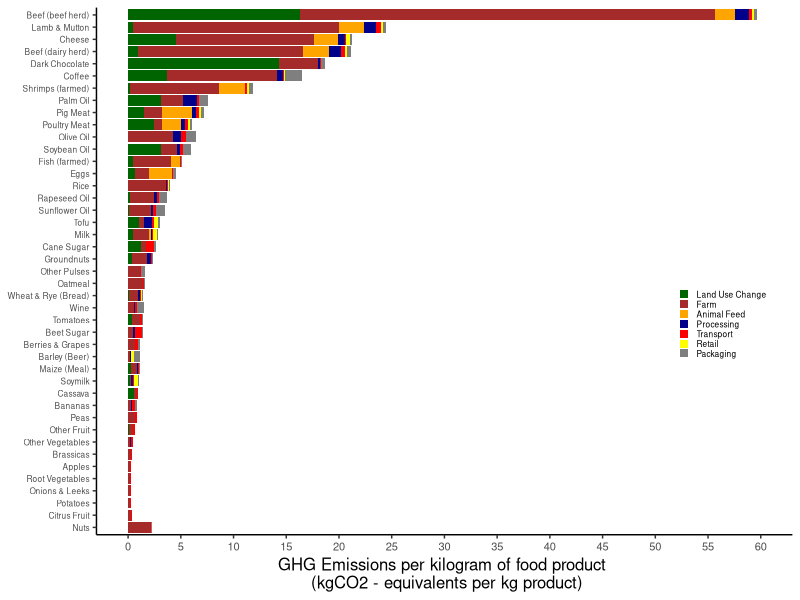
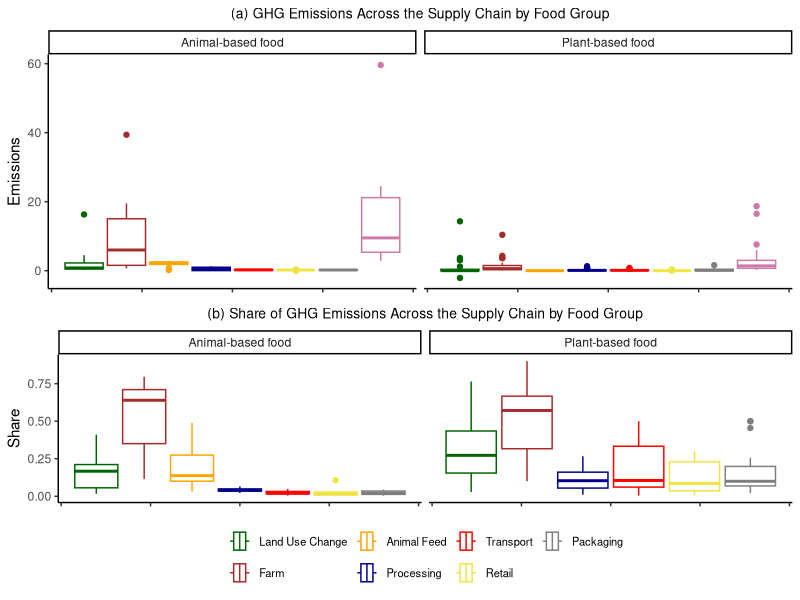
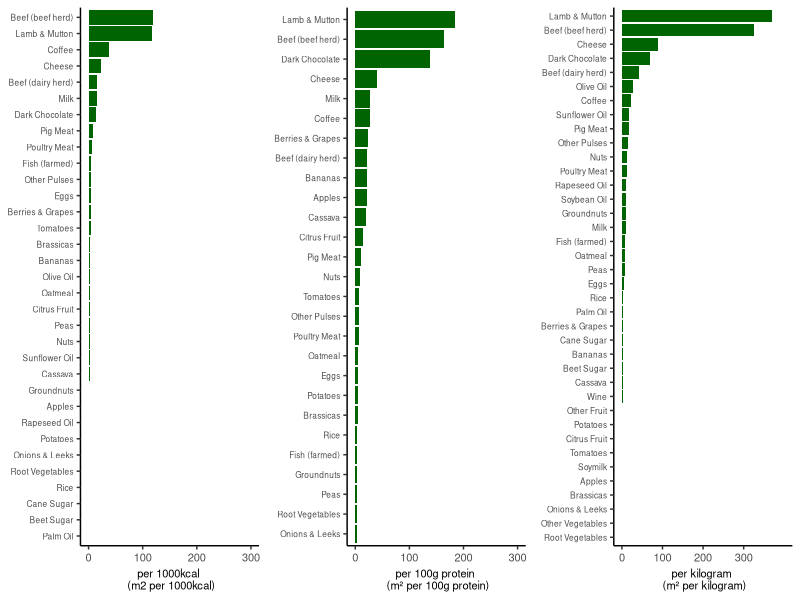
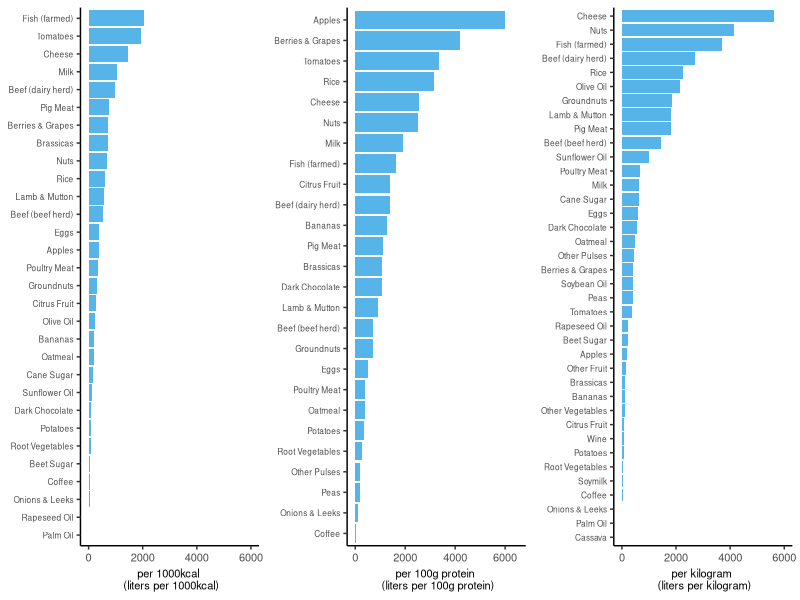
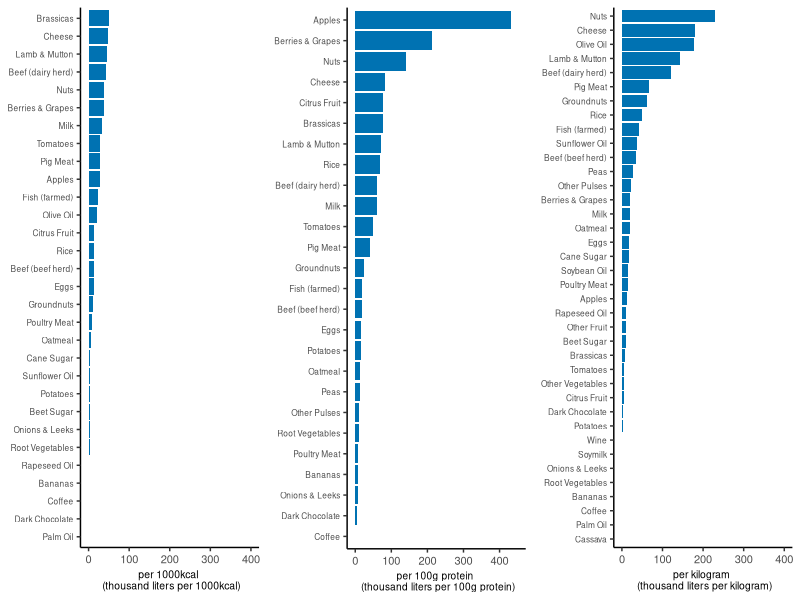
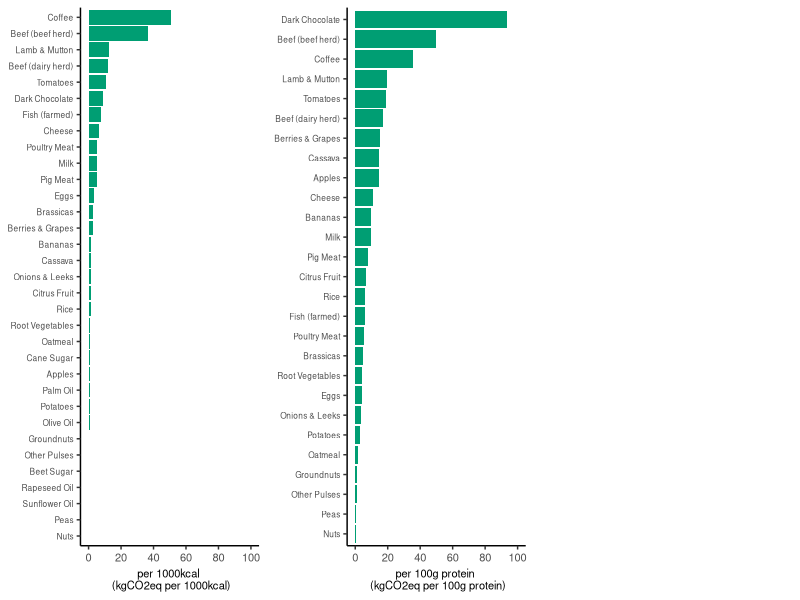
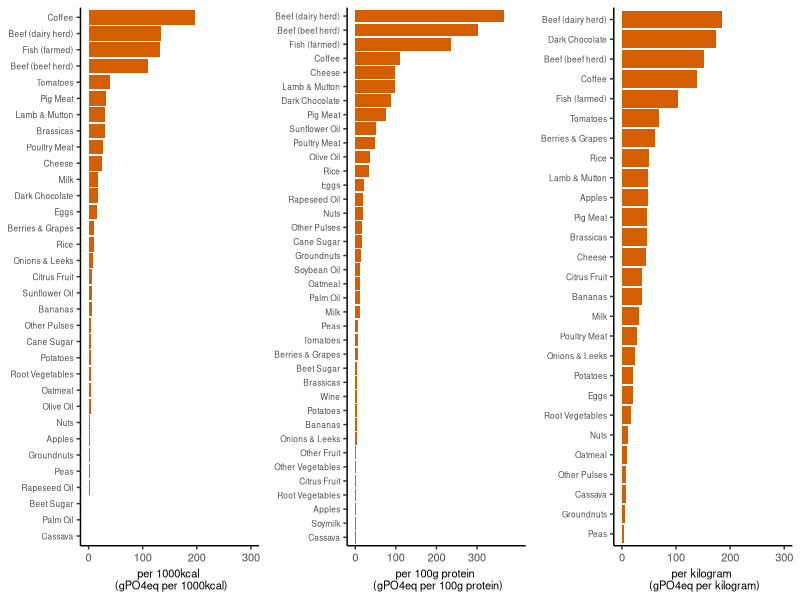

Write the R code that produced these figures, in order.
## ---- chunk 1
knitr::opts_chunk$set(echo = F, 
                      message = FALSE,
                      warning = FALSE, 
                      out.width="\\textwidth",
                      fig.align="center")
library(tidyverse)
library(readr)
#library(cowplot)
## ---- chunk 2
Food_Production <- read_csv("Food_Production.csv", show_col_types = F)
## ---- chunk 3
Food_Production_Emissions <- Food_Production %>%
  select(`Food product`:`Retail`) %>%
  gather(`Land use change`:`Retail`, key = "Group", val = "Emissions")

data_food_production <- Food_Production %>% 
  arrange(`Total_emissions`) %>%
  select(`Food product`, `Total_emissions`) %>%
  mutate(rank = rank(`Total_emissions`))

Food_Production_Emissions$`Food product` <- factor(Food_Production_Emissions$`Food product`, levels=data_food_production$`Food product`)
Food_Production_Emissions <- Food_Production_Emissions %>%
  mutate(Group_2 = case_when(
    Group == "Land use change" ~ "1", 
    Group == "Farm" ~ "2", 
    Group == "Animal Feed" ~ "3", 
    Group == "Processing" ~ "4", 
    Group == "Transport" ~ "5", 
    Group == "Retail" ~ "6",
    TRUE ~ "7"
  ))

Food_Production_Emissions$Group_2 <- factor(Food_Production_Emissions$Group_2, ordered = F, 
                                          levels = c("7", "6", "5", "4", "3", "2", "1"))

ggplot(Food_Production_Emissions, 
         aes(x = `Food product`, y = `Emissions`, fill = Group_2)) + 
  geom_bar(stat = "identity") +
  coord_flip() + 
  theme_classic() + 
  labs(y = "GHG Emissions per kilogram of food product \n (kgCO2 - equivalents per kg product)") +
  scale_y_continuous(limits = c(0, 60), breaks = seq(0, 60, 5)) +
  theme(legend.title=element_blank(), legend.position = c(0.9, 0.4),
        legend.key.size = unit(0.25, 'cm'),
        axis.title.x = element_text(size = 12),
        axis.title.y = element_blank(),
        axis.text.y = element_text(size = 6),
        axis.text.x = element_text(size = 8), 
        legend.text = element_text(size = 6)) + 
  scale_fill_manual(values= c("dark green","brown", "orange", "dark blue",  "red", "yellow", "grey50"),
    breaks=c("1", "2", "3", "4", "5", "6", "7"),
    labels=c("Land Use Change", "Farm", "Animal Feed", "Processing", "Transport", "Retail", "Packaging"))

## ---- chunk 4
Food_Production_Emissions_2 <- Food_Production %>%
  select(`Food product`:`Retail`) %>%
  mutate(`Total Emissions` = `Land use change` + `Animal Feed` + Farm + Processing + Transport + Packging + Retail) %>%
  mutate(`% Land Use Change` = `Land use change`/`Total Emissions`,
         `% Animal Feed` = `Animal Feed`/`Total Emissions`,
         `% Farm` = `Farm`/`Total Emissions`,
         `% Processing` = `Processing`/`Total Emissions`,
         `% Transport` = `Transport`/`Total Emissions`,
         `% Packaging` = `Packging`/`Total Emissions`,
         `% Retail` = `Retail`/`Total Emissions`) %>%
  mutate(`Food Group` = case_when(
           `Food product` == "Beef (beef herd)" ~ "Animal-based food",
           `Food product` == "Beef (dairy herd)" ~ "Animal-based food",
           `Food product` == "Lamb & Mutton" ~ "Animal-based food",
           `Food product` == "Pig Meat" ~ "Animal-based food",
           `Food product` == "Poultry Meat" ~ "Animal-based food",
           `Food product` == "Milk" ~ "Animal-based food",
           `Food product` == "Cheese" ~ "Animal-based food",
           `Food product` == "Eggs" ~ "Animal-based food",
           `Food product` == "Fish (farmed)" ~ "Animal-based food",
           `Food product` == "Shrimps (farmed)" ~ "Animal-based food",
           TRUE ~ "Plant-based food"
         ))
## ---- chunk 5
Food_Production_Emissions <- Food_Production_Emissions_2 %>%
  select(`Land use change`:`Total Emissions`,`Food Group`) %>%
  gather(`Land use change`:`Total Emissions`, key = "Group", value = "Emissions")

Food_Production_Emissions <- Food_Production_Emissions %>%
  mutate(Group_2 = case_when(
    Group == "Land use change" ~ "1", 
    Group == "Farm" ~ "2", 
    Group == "Animal Feed" ~ "3", 
    Group == "Processing" ~ "4", 
    Group == "Transport" ~ "5", 
    Group == "Retail" ~ "6",
    Group == "Packging" ~ "7", 
    Group == "Total Emissions" ~ "8"
  ))

Food_Production_Emissions$Group_2 <- factor(Food_Production_Emissions$Group_2, ordered = F, 
                                              levels = c("1", "2", "3", "4", "5", "6", "7", "8"))

p1 <- Food_Production_Emissions %>%
  ggplot(aes(Emissions, group = Group_2, col = Group_2)) +
  geom_boxplot() + 
  coord_flip() +
  labs(x = "Emissions", title = "(a) GHG Emissions Across the Supply Chain by Food Group") + 
  theme_classic() + 
  theme(axis.title.x = element_blank(), axis.text.x = element_blank(), legend.position = "none", 
        legend.title = element_blank(), plot.title = element_text(hjust = 0.5, size = 10)) + 
  scale_color_manual(values= c("dark green","brown", "orange", "dark blue",  "red", "#F0E442", "grey50", "#CC79A7"),
                    breaks=c("1", "2", "3", "4", "5", "6", "7", "8"),
                    labels=c("Land Use Change", "Farm", "Animal Feed", "Processing", "Transport", "Retail", "Packaging", "Total Emissions")) + 
  facet_wrap(~`Food Group`, ncol = 2)
## ---- chunk 6
Food_Production_Emissions_2 <- Food_Production_Emissions_2 %>%
  select(`% Land Use Change`:`Food Group`) %>%
  gather(`% Land Use Change`:`% Retail`, key = "Share", value = "Percentage") %>%
  filter(Percentage < 1 & Percentage > 0) 

Food_Production_Emissions_2 <- Food_Production_Emissions_2 %>%
  mutate(Group_2 = case_when(
    Share == "% Land Use Change" ~ "1", 
    Share == "% Farm" ~ "2", 
    Share == "% Animal Feed" ~ "3", 
    Share == "% Processing" ~ "4", 
    Share == "% Transport" ~ "5", 
    Share == "% Retail" ~ "6",
    TRUE ~ "7"
  ))

Food_Production_Emissions_2$Group_2 <- factor(Food_Production_Emissions_2$Group_2, ordered = F, 
                                              levels = c("1", "2", "3", "4", "5", "6", "7"))

p2 <- Food_Production_Emissions_2 %>%
  ggplot(aes(Percentage, group = Group_2, col = Group_2)) +
  geom_boxplot() + 
  coord_flip() +
  labs(x = "Share", title = "(b) Share of GHG Emissions Across the Supply Chain by Food Group") + 
  theme_classic() + 
  theme(axis.title.x = element_blank(), axis.text.x = element_blank(), legend.position = "bottom", 
        legend.title = element_blank(),legend.text = element_text(size = 8), 
        plot.title = element_text(hjust = 0.5, size = 10)) + 
  scale_color_manual(values= c("dark green","brown", "orange", "dark blue",  "red", "#F0E442", "grey50", "#CC79A7"),
                    breaks=c("1", "2", "3", "4", "5", "6", "7", "8"),
                    labels=c("Land Use Change", "Farm", "Animal Feed", "Processing", "Transport", "Retail", "Packaging", "Total Emissions")) + 
  facet_wrap(~`Food Group`, ncol = 2)

gridExtra::grid.arrange(p1, p2, ncol=1)
## ---- chunk 7
p1 <- Food_Production %>%
  select(`Food product`, `Land use per 1000kcal (m2 per 1000kcal)`) %>%
  filter(!is.na(`Land use per 1000kcal (m2 per 1000kcal)`)) %>%
  ggplot(aes(fct_reorder(`Food product`,`Land use per 1000kcal (m2 per 1000kcal)`), `Land use per 1000kcal (m2 per 1000kcal)`)) +
  geom_col(fill = "dark green") +
  coord_flip() + 
  labs(x = "Food Product", y = "per 1000kcal \n (m2 per 1000kcal)") +
  theme_classic() + 
  scale_y_continuous(limits = c(0, 300), breaks = seq(0, 300, 100)) +
  theme(axis.title.x = element_text(size = 8),
        axis.title.y = element_blank(),
        axis.text.y = element_text(size = 6),
        axis.text.x = element_text(size = 8),
        )

p2 <- Food_Production %>%
  select(`Food product`, `Land use per 100g protein (m2 per 100g protein)`) %>%
  filter(!is.na(`Land use per 100g protein (m2 per 100g protein)`)) %>%
  ggplot(aes(reorder(`Food product`,`Land use per 100g protein (m2 per 100g protein)`), `Land use per 100g protein (m2 per 100g protein)`)) +
  geom_col(fill = "dark green") +
  coord_flip() + 
  labs(x = "Food Product", y = "per 100g protein \n (m² per 100g protein)") +
  theme_classic() + 
  scale_y_continuous(limits = c(0, 300), breaks = seq(0, 300, 100)) +
  theme(axis.title.x = element_text(size = 8),
        axis.title.y = element_blank(),
        axis.text.y = element_text(size = 6),
        axis.text.x = element_text(size = 8),
        )

p3 <- Food_Production %>%
  select(`Food product`, `Land use per kilogram (m2 per kilogram)`) %>%
  filter(!is.na(`Land use per kilogram (m2 per kilogram)`)) %>%
  ggplot(aes(reorder(`Food product`,`Land use per kilogram (m2 per kilogram)`), `Land use per kilogram (m2 per kilogram)`)) +
  geom_col(fill = "dark green") +
  coord_flip() + 
  labs(x = "Food Product", y = "per kilogram \n (m² per kilogram)") +
  theme_classic() + 
  scale_y_continuous(limits = c(0, 400), breaks = seq(0, 300, 100)) +
  theme(axis.title.x = element_text(size = 8),
        axis.title.y = element_blank(),
        axis.text.y = element_text(size = 6),
        axis.text.x = element_text(size = 8),
        )

gridExtra::grid.arrange(p1, p2, p3, ncol=3)
## ---- chunk 8
p1 <- Food_Production %>%
  select(`Food product`, `Freshwater withdrawals per 1000kcal (liters per 1000kcal)`) %>%
  filter(!is.na(`Freshwater withdrawals per 1000kcal (liters per 1000kcal)`)) %>%
  ggplot(aes(fct_reorder(`Food product`,`Freshwater withdrawals per 1000kcal (liters per 1000kcal)`), `Freshwater withdrawals per 1000kcal (liters per 1000kcal)`)) +
  geom_col(fill = "#56B4E9") +
  coord_flip() + 
  labs(x = "Food Product", y = "per 1000kcal \n (liters per 1000kcal)") +
  theme_classic() + 
  scale_y_continuous(limits = c(0, 6000), breaks = seq(0, 6000, 2000)) +
  theme(axis.title.x = element_text(size = 8),
        axis.title.y = element_blank(),
        axis.text.y = element_text(size = 6),
        axis.text.x = element_text(size = 8),
        )

p2 <- Food_Production %>%
  select(`Food product`, `Freshwater withdrawals per 100g protein (liters per 100g protein)`) %>%
  filter(!is.na(`Freshwater withdrawals per 100g protein (liters per 100g protein)`)) %>%
  ggplot(aes(reorder(`Food product`,`Freshwater withdrawals per 100g protein (liters per 100g protein)`), `Freshwater withdrawals per 100g protein (liters per 100g protein)`)) +
  geom_col(fill = "#56B4E9") +
  coord_flip() + 
  labs(x = "Food Product", y = "per 100g protein \n (liters per 100g protein)") +
  theme_classic() + 
  scale_y_continuous(limits = c(0, 6500), breaks = seq(0, 6000, 2000)) +
  theme(axis.title.x = element_text(size = 8),
        axis.title.y = element_blank(),
        axis.text.y = element_text(size = 6),
        axis.text.x = element_text(size = 8),
        )

p3 <- Food_Production %>%
  select(`Food product`, `Freshwater withdrawals per kilogram (liters per kilogram)`) %>%
  filter(!is.na(`Freshwater withdrawals per kilogram (liters per kilogram)`)) %>%
  ggplot(aes(reorder(`Food product`,`Freshwater withdrawals per kilogram (liters per kilogram)`), `Freshwater withdrawals per kilogram (liters per kilogram)`)) +
  geom_col(fill = "#56B4E9") +
  coord_flip() + 
  labs(x = "Food Product", y = "per kilogram \n (liters per kilogram)") +
  theme_classic() + 
  scale_y_continuous(limits = c(0, 6000), breaks = seq(0, 6000, 2000)) +
  theme(axis.title.x = element_text(size = 8),
        axis.title.y = element_blank(),
        axis.text.y = element_text(size = 6),
        axis.text.x = element_text(size = 8),
        )

gridExtra::grid.arrange(p1, p2, p3, ncol=3)
## ---- chunk 9
p1 <- Food_Production %>%
  select(`Food product`, `Scarcity-weighted water use per 1000kcal (liters per 1000 kilocalories)`) %>%
  mutate(`Scarcity-weighted water use per 1000kcal (liters per 1000 kilocalories)`=`Scarcity-weighted water use per 1000kcal (liters per 1000 kilocalories)`/1000) %>%
  filter(!is.na(`Scarcity-weighted water use per 1000kcal (liters per 1000 kilocalories)`)) %>%
  ggplot(aes(fct_reorder(`Food product`,`Scarcity-weighted water use per 1000kcal (liters per 1000 kilocalories)`), `Scarcity-weighted water use per 1000kcal (liters per 1000 kilocalories)`)) +
  geom_col(fill = "#0072B2") +
  coord_flip() + 
  labs(x = "Food Product", y = "per 1000kcal \n (thousand liters per 1000kcal)") +
  theme_classic() + 
  scale_y_continuous(limits = c(0, 400), breaks = seq(0, 400, 100)) +
  theme(axis.title.x = element_text(size = 7.5),
        axis.title.y = element_blank(),
        axis.text.y = element_text(size = 6),
        axis.text.x = element_text(size = 8),
        )

p2 <- Food_Production %>%
  select(`Food product`, `Scarcity-weighted water use per 100g protein (liters per 100g protein)`) %>%
  mutate(`Scarcity-weighted water use per 100g protein (liters per 100g protein)`=`Scarcity-weighted water use per 100g protein (liters per 100g protein)`/10^3) %>%
  filter(!is.na(`Scarcity-weighted water use per 100g protein (liters per 100g protein)`)) %>%
  ggplot(aes(reorder(`Food product`,`Scarcity-weighted water use per 100g protein (liters per 100g protein)`), `Scarcity-weighted water use per 100g protein (liters per 100g protein)`)) +
  geom_col(fill = "#0072B2") +
  coord_flip() + 
  labs(x = "Food Product", y = "per 100g protein \n (thousand liters per 100g protein)") +
  theme_classic() + 
  scale_y_continuous(limits = c(0, 450), breaks = seq(0, 400, 100)) +
  theme(axis.title.x = element_text(size = 7.3),
        axis.title.y = element_blank(),
        axis.text.y = element_text(size = 6),
        axis.text.x = element_text(size = 8),
        )

p3 <- Food_Production %>%
  select(`Food product`, `Scarcity-weighted water use per kilogram (liters per kilogram)`) %>%
  mutate(`Scarcity-weighted water use per kilogram (liters per kilogram)` = `Scarcity-weighted water use per kilogram (liters per kilogram)`/1000) %>%
  filter(!is.na(`Scarcity-weighted water use per kilogram (liters per kilogram)`)) %>%
  ggplot(aes(reorder(`Food product`,`Scarcity-weighted water use per kilogram (liters per kilogram)`), `Scarcity-weighted water use per kilogram (liters per kilogram)`)) +
  geom_col(fill = "#0072B2") +
  coord_flip() + 
  labs(x = "Food Product", y = "per kilogram \n (thousand liters per kilogram)") +
  theme_classic() + 
  scale_y_continuous(limits = c(0, 400), breaks = seq(0, 400, 100)) +
  theme(axis.title.x = element_text(size = 7.5),
        axis.title.y = element_blank(),
        axis.text.y = element_text(size = 6),
        axis.text.x = element_text(size = 8),
        )

gridExtra::grid.arrange(p1, p2, p3, ncol=3)
## ---- chunk 10
p1 <- Food_Production %>%
  select(`Food product`, `Greenhouse gas emissions per 1000kcal (kgCO2eq per 1000kcal)`) %>%
  filter(!is.na(`Greenhouse gas emissions per 1000kcal (kgCO2eq per 1000kcal)`)) %>%
  ggplot(aes(fct_reorder(`Food product`,`Greenhouse gas emissions per 1000kcal (kgCO2eq per 1000kcal)`), `Greenhouse gas emissions per 1000kcal (kgCO2eq per 1000kcal)`)) +
  geom_col(fill = "#009E73") +
  coord_flip() + 
  labs(x = "Food Product", y = "per 1000kcal \n (kgCO2eq per 1000kcal)") +
  theme_classic() + 
  scale_y_continuous(limits = c(0, 100), breaks = seq(0, 100, 20)) +
  theme(axis.title.x = element_text(size = 8),
        axis.title.y = element_blank(),
        axis.text.y = element_text(size = 6),
        axis.text.x = element_text(size = 8),
        )

p2 <- Food_Production %>%
  select(`Food product`, `Greenhouse gas emissions per 100g protein (kgCO2eq per 100g protein)`) %>%
  filter(!is.na(`Greenhouse gas emissions per 100g protein (kgCO2eq per 100g protein)`)) %>%
  ggplot(aes(reorder(`Food product`,`Greenhouse gas emissions per 100g protein (kgCO2eq per 100g protein)`), `Greenhouse gas emissions per 100g protein (kgCO2eq per 100g protein)`)) +
  geom_col(fill = "#009E73") +
  coord_flip() + 
  labs(x = "Food Product", y = "per 100g protein \n (kgCO2eq per 100g protein)") +
  theme_classic() + 
  scale_y_continuous(limits = c(0, 100), breaks = seq(0, 100, 20)) +
  theme(axis.title.x = element_text(size = 8),
        axis.title.y = element_blank(),
        axis.text.y = element_text(size = 6),
        axis.text.x = element_text(size = 8),
        )

gridExtra::grid.arrange(p1, p2, ncol=3)
## ---- chunk 11
p1 <- Food_Production %>%
  select(`Food product`, `Eutrophying emissions per 1000kcal (gPO4eq per 1000kcal)`) %>%
  filter(!is.na(`Eutrophying emissions per 1000kcal (gPO4eq per 1000kcal)`)) %>%
  ggplot(aes(fct_reorder(`Food product`,`Eutrophying emissions per 1000kcal (gPO4eq per 1000kcal)`), `Eutrophying emissions per 1000kcal (gPO4eq per 1000kcal)`)) +
  geom_col(fill = "#D55E00") +
  coord_flip() + 
  labs(x = "Food Product", y = "per 1000kcal \n (gPO4eq per 1000kcal)") +
  theme_classic() + 
  scale_y_continuous(limits = c(0, 300), breaks = seq(0, 300, 100)) +
  theme(axis.title.x = element_text(size = 8),
        axis.title.y = element_blank(),
        axis.text.y = element_text(size = 6),
        axis.text.x = element_text(size = 8),
        )

p2 <- Food_Production %>%
  select(`Food product`, `Eutrophying emissions per kilogram (gPO4eq per kilogram)`) %>%
  filter(!is.na(`Eutrophying emissions per kilogram (gPO4eq per kilogram)`)) %>%
  ggplot(aes(reorder(`Food product`,`Eutrophying emissions per kilogram (gPO4eq per kilogram)`), `Eutrophying emissions per kilogram (gPO4eq per kilogram)`)) +
  geom_col(fill = "#D55E00") +
  coord_flip() + 
  labs(x = "Food Product", y = "per 100g protein \n (gPO4eq per 100g protein)") +
  theme_classic() + 
  scale_y_continuous(limits = c(0, 400), breaks = seq(0, 300, 100)) +
  theme(axis.title.x = element_text(size = 8),
        axis.title.y = element_blank(),
        axis.text.y = element_text(size = 6),
        axis.text.x = element_text(size = 8),
        )

p3 <- Food_Production %>%
  select(`Food product`, `Eutrophying emissions per 100g protein (gPO4eq per 100 grams protein)`) %>%
  filter(!is.na(`Eutrophying emissions per 100g protein (gPO4eq per 100 grams protein)`)) %>%
  ggplot(aes(reorder(`Food product`,`Eutrophying emissions per 100g protein (gPO4eq per 100 grams protein)`), `Eutrophying emissions per 100g protein (gPO4eq per 100 grams protein)`)) +
  geom_col(fill = "#D55E00") +
  coord_flip() + 
  labs(x = "Food Product", y = "per kilogram \n (gPO4eq per kilogram)") +
  theme_classic() + 
  scale_y_continuous(limits = c(0, 300), breaks = seq(0, 300, 100)) +
  theme(axis.title.x = element_text(size = 8),
        axis.title.y = element_blank(),
        axis.text.y = element_text(size = 6),
        axis.text.x = element_text(size = 8),
        )

gridExtra::grid.arrange(p1, p2, p3, ncol=3)
